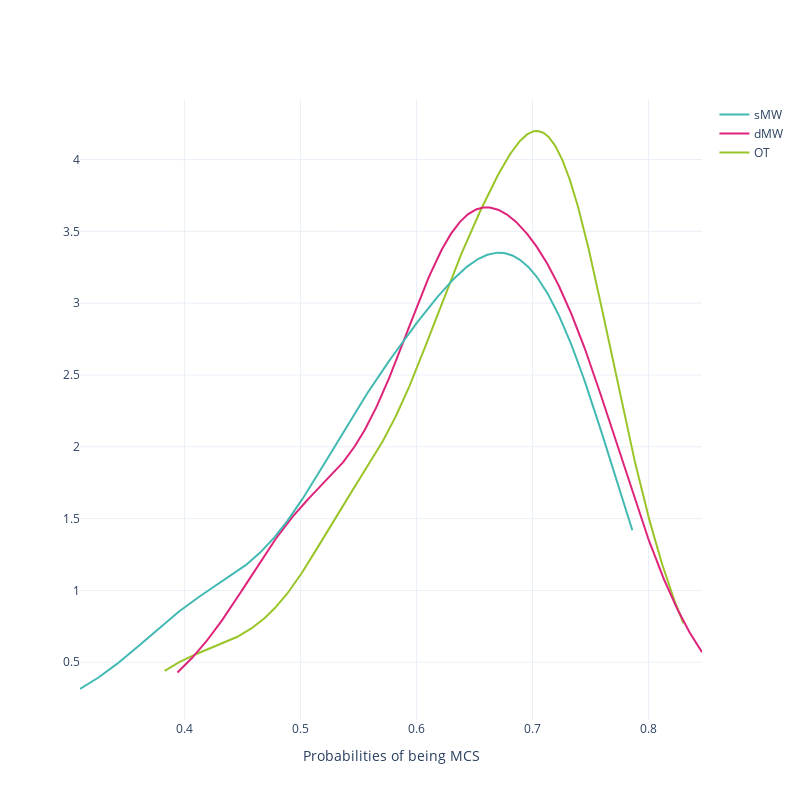

Notebook cell for this chart:
### Code cell
# Create distplot with curve_type set to 'normal'
fig = ff.create_distplot([y_prob.query("mind=='on-task'")[0],y_prob.query("mind=='dMW'")[0], y_prob.query("mind=='sMW'")[0] ], ['OT', 'dMW', 'sMW'], 
                         show_hist=False, show_rug=False,colors=[green, pink, lblue], 
                        )

fig.update_layout(
    autosize=False,
    width=800,
    height=800,
    template = 'plotly_white',
    xaxis = {'title': 'Probabilities of being MCS'}
)

fig.show()

### Figure 1 — Plotly figure (JSON) as saved in the notebook; plotly's stock layout.template omitted (floating-point values rounded to 4 significant figures; data arrays with more than 128 entries replaced by an {"elided": "..."} marker saying what was removed)
{"data": [{"legendgroup": "OT", "marker": {"color": "#9AC529"}, "mode": "lines", "name": "OT", "showlegend": true, "type": "scatter", "x": {"elided": "500 float values"}, "xaxis": "x", "y": {"elided": "500 float values"}, "yaxis": "y"}, {"legendgroup": "dMW", "marker": {"color": "#DE237B"}, "mode": "lines", "name": "dMW", "showlegend": true, "type": "scatter", "x": {"elided": "500 float values"}, "xaxis": "x", "y": {"elided": "500 float values"}, "yaxis": "y"}, {"legendgroup": "sMW", "marker": {"color": "#42B9B2"}, "mode": "lines", "name": "sMW", "showlegend": true, "type": "scatter", "x": {"elided": "500 float values"}, "xaxis": "x", "y": {"elided": "500 float values"}, "yaxis": "y"}], "layout": {"autosize": false, "barmode": "overlay", "height": 800, "hovermode": "closest", "legend": {"traceorder": "reversed"}, "width": 800, "xaxis": {"anchor": "y2", "autorange": true, "domain": [0, 1], "range": [0.31, 0.8461], "title": {"text": "Probabilities of being MCS"}, "type": "linear", "zeroline": false}, "yaxis": {"anchor": "free", "autorange": true, "domain": [0, 1], "position": 0, "range": [0.09803, 4.415], "type": "linear"}}}
